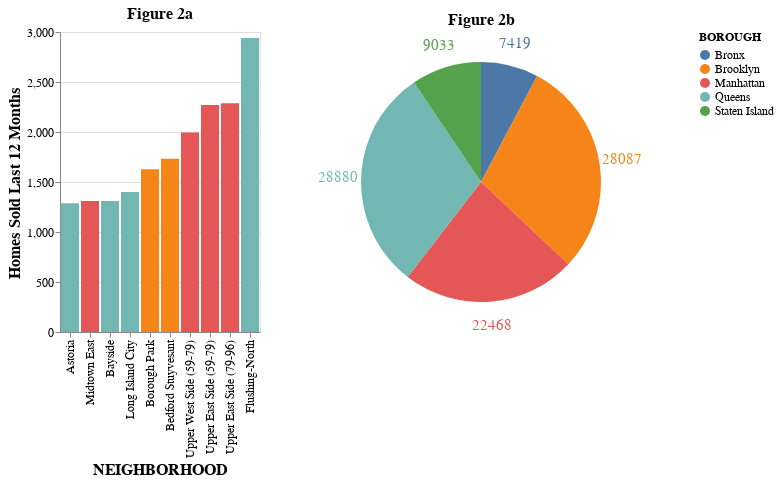

Notebook cell for this chart:
### Code cell
# Question02:
# In the last 12 months, what are the most and least active 
# neighborhoods in terms of number of home purchase activities?

# Group by hood and get count 10 most active
avg_nyc_hood_count_largest_df = nyc_one_year_df.groupby(["BOROUGH", "NEIGHBORHOOD"])["SALE PRICE"] \
                                              .count() \
                                              .nlargest(10) \
                                              .to_frame() \
                                              .reset_index()

# avg_nyc_hood_count_lowest_df
highest_sale_chart = alt.Chart(avg_nyc_hood_count_largest_df) \
  .mark_bar() \
  .encode(x=alt.Y("NEIGHBORHOOD:N", sort="y"), 
          y=alt.Y("SALE PRICE:Q", title='Homes Sold Last 12 Months'), 
          color="BOROUGH:N") \
  .properties(title='Figure 2a') 

# Too many hoods with zero sales. 
# Instead, group by borough and get count.
avg_nyc_boro_count_lowest_df = nyc_one_year_df.groupby(["BOROUGH"])["SALE PRICE"] \
                                              .count() \
                                              .to_frame() \
                                              .reset_index()
# Plot
# Base
avg_nyc_bcl_base = alt.Chart(avg_nyc_boro_count_lowest_df) \
  .encode(theta=alt.Theta("SALE PRICE:Q", stack=True), 
          color=alt.Color("BOROUGH:N"))
# Pie
avg_nyc_bcl_pie = avg_nyc_bcl_base.mark_arc(outerRadius=120)
# Text for pie
avg_nyc_bcl_text = avg_nyc_bcl_base.mark_text(radius=143, size=15) \
                                   .encode(text="SALE PRICE:N")
# Combine pie and text
avg_nyc_bcl_chart = avg_nyc_bcl_pie + avg_nyc_bcl_text
avg_nyc_bcl_chart = avg_nyc_bcl_chart.properties(title='Figure 2b')

# Display
sale_chart = highest_sale_chart | avg_nyc_bcl_chart
sale_chart.configure_axis(labelFontSize=12, titleFontSize=16) \
          .configure_title(fontSize=16) \
          .configure_legend(titleFontSize=12, labelFontSize=12)

### Figure 1 — Vega-Lite specification as saved in the notebook (floating-point values rounded to 4 significant figures)
{"config": {"view": {"continuousWidth": 400, "continuousHeight": 300}, "axis": {"labelFontSize": 12, "titleFontSize": 16}, "legend": {"labelFontSize": 12, "titleFontSize": 12}, "title": {"fontSize": 16}}, "hconcat": [{"data": {"name": "data-8074b4aed953e016a9b3c59220b5a0bc"}, "mark": "bar", "encoding": {"color": {"field": "BOROUGH", "type": "nominal"}, "x": {"field": "NEIGHBORHOOD", "sort": "y", "type": "nominal"}, "y": {"field": "SALE PRICE", "title": "Homes Sold Last 12 Months", "type": "quantitative"}}, "title": "Figure 2a"}, {"layer": [{"mark": {"type": "arc", "outerRadius": 120}, "encoding": {"color": {"field": "BOROUGH", "type": "nominal"}, "theta": {"field": "SALE PRICE", "stack": true, "type": "quantitative"}}}, {"mark": {"type": "text", "radius": 143, "size": 15}, "encoding": {"color": {"field": "BOROUGH", "type": "nominal"}, "text": {"field": "SALE PRICE", "type": "nominal"}, "theta": {"field": "SALE PRICE", "stack": true, "type": "quantitative"}}}], "data": {"name": "data-1aa966b34450cec0f27a5f05aed8c582"}, "title": "Figure 2b"}], "$schema": "https://vega.github.io/schema/vega-lite/v4.17.0.json", "datasets": {"data-8074b4aed953e016a9b3c59220b5a0bc": [{"BOROUGH": "Queens", "NEIGHBORHOOD": "Flushing-North", "SALE PRICE": 2939}, {"BOROUGH": "Manhattan", "NEIGHBORHOOD": "Upper East Side (79-96)", "SALE PRICE": 2287}, {"BOROUGH": "Manhattan", "NEIGHBORHOOD": "Upper East Side (59-79)", "SALE PRICE": 2270}, {"BOROUGH": "Manhattan", "NEIGHBORHOOD": "Upper West Side (59-79)", "SALE PRICE": 1995}, {"BOROUGH": "Brooklyn", "NEIGHBORHOOD": "Bedford Stuyvesant", "SALE PRICE": 1732}, {"BOROUGH": "Brooklyn", "NEIGHBORHOOD": "Borough Park", "SALE PRICE": 1627}, {"BOROUGH": "Queens", "NEIGHBORHOOD": "Long Island City", "SALE PRICE": 1400}, {"BOROUGH": "Queens", "NEIGHBORHOOD": "Bayside", "SALE PRICE": 1311}, {"BOROUGH": "Manhattan", "NEIGHBORHOOD": "Midtown East", "SALE PRICE": 1309}, {"BOROUGH": "Queens", "NEIGHBORHOOD": "Astoria", "SALE PRICE": 1288}], "data-1aa966b34450cec0f27a5f05aed8c582": [{"BOROUGH": "Bronx", "SALE PRICE": 7419}, {"BOROUGH": "Brooklyn", "SALE PRICE": 28087}, {"BOROUGH": "Manhattan", "SALE PRICE": 22468}, {"BOROUGH": "Queens", "SALE PRICE": 28880}, {"BOROUGH": "Staten Island", "SALE PRICE": 9033}]}}
